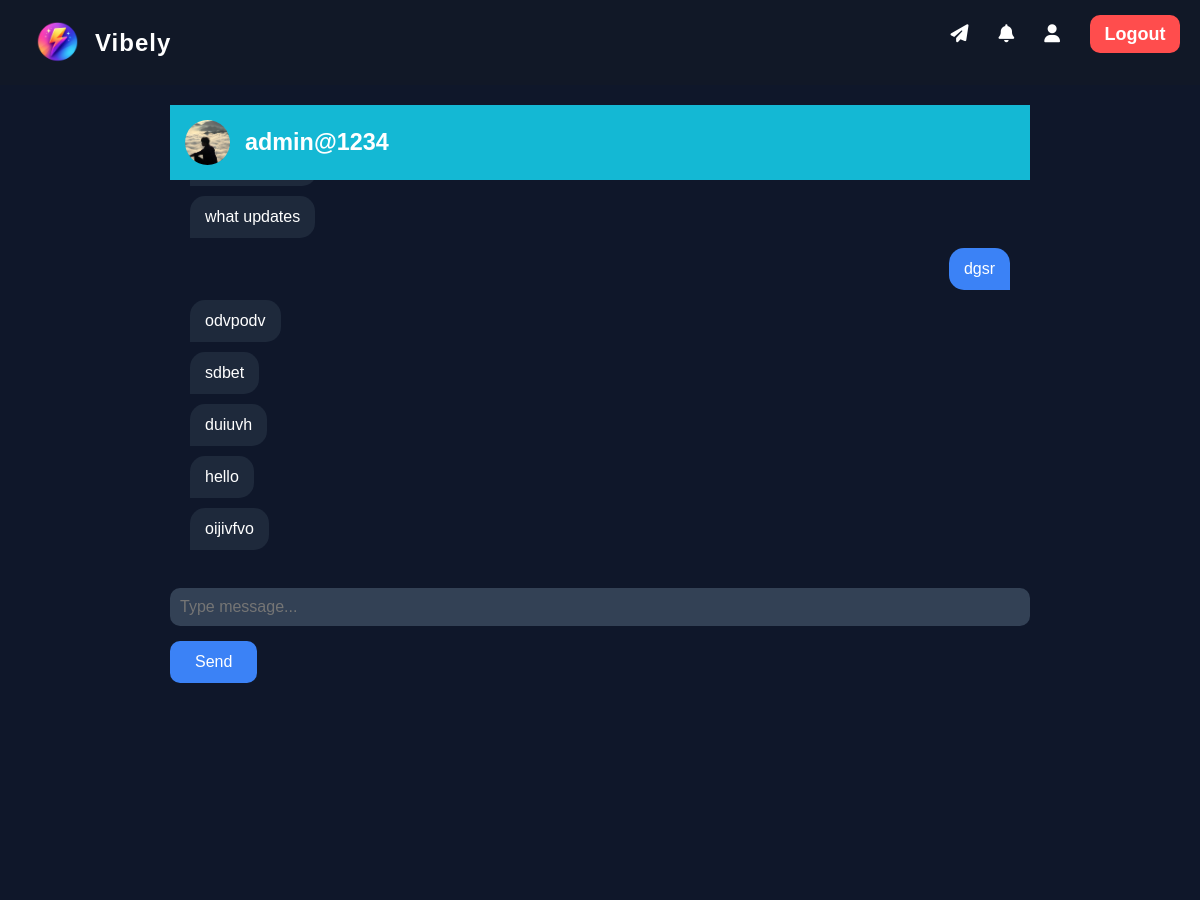
The page /chat/admin@1234/ (signed in, upper part) on the database as committed earlier.
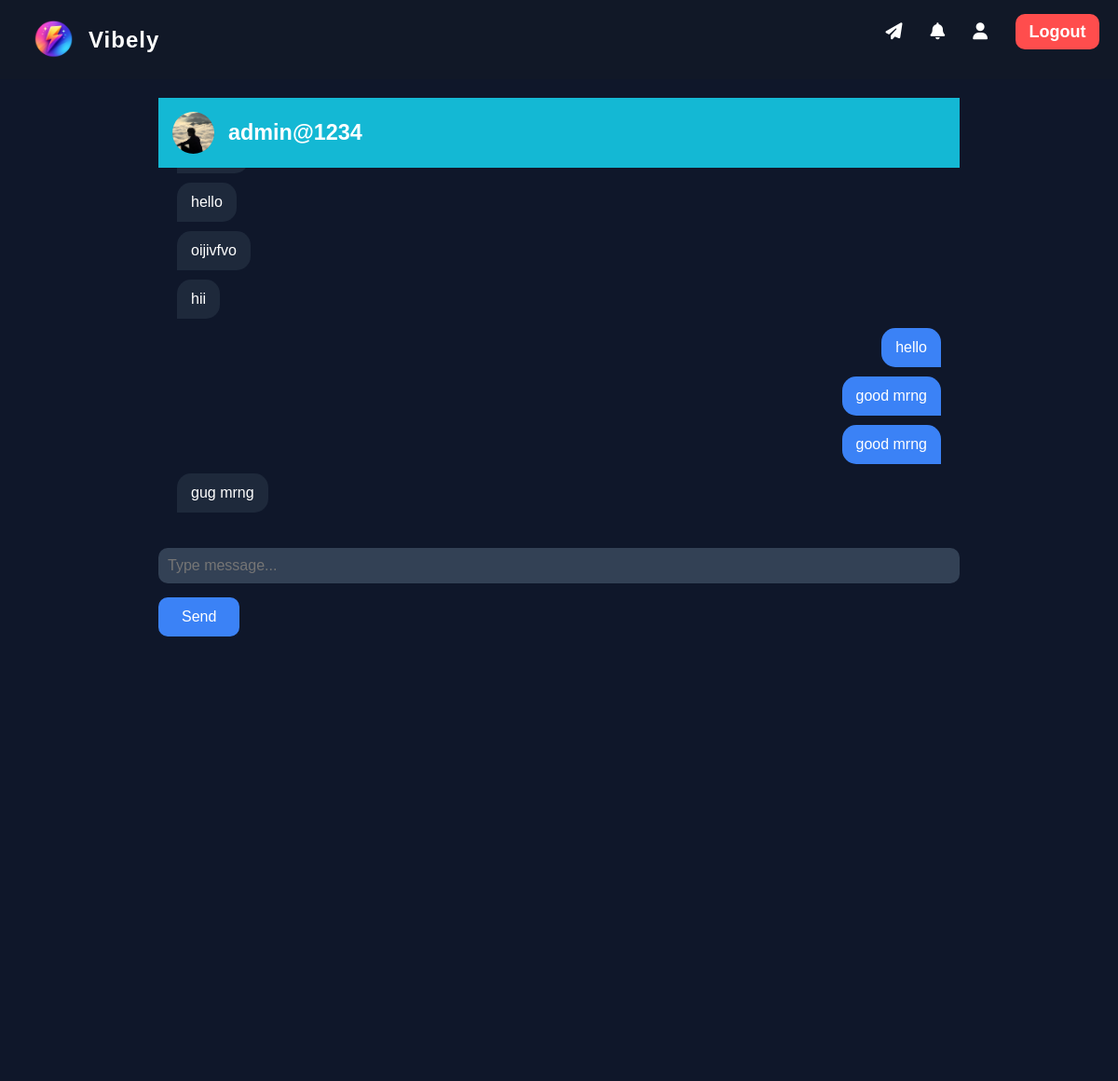
The same page on the database as committed later.
### posts/models.py (models this page shows, shortened)
class ChatMessage(models.Model):
    sender = models.ForeignKey(
        User,
        on_delete=models.CASCADE,
        related_name='sent_messages'
    )
    receiver = models.ForeignKey(
        User,
        on_delete=models.CASCADE,
        related_name='received_messages'
    )
    message = models.TextField()
    timestamp = models.DateTimeField(
        auto_now_add=True
    )
    is_seen = models.BooleanField(
        default=False
    )
    from django.contrib.auth.models import User

### posts/views.py (the view)
@login_required
def chat_room(request, username):
    other_user = User.objects.get(
        username=username
    )
    room_name = (
        f"chat_"
        f"{min(request.user.id, other_user.id)}_"
        f"{max(request.user.id, other_user.id)}"
    )
    messages = ChatMessage.objects.filter(
        sender__in=[request.user, other_user],
        receiver__in=[request.user, other_user]
    ).order_by(
        "timestamp"
    )
    print("MESSAGES COUNT =", messages.count())
    return render(
    request,
    'posts/chat_room.html',
    {
        'room_name': room_name,
        'other_user': other_user,
        'chat_messages': messages,
    }
    )

### templates/posts/chat_room.html (shortened to what this page needs)
{% extends 'base.html' %}
{% block content %}
<div class="chat-header">
    <img
        src="{{ other_user.profile.profile_picture.url }}"
        class="chat-header-pic">
    <h3>{{ other_user.username }}</h3>
</div>
<div id="chat-box">
    {% for msg in chat_messages %}
    {% if msg.sender == request.user %}
        <div class="my-message">
            {{ msg.message }}
        </div>
    {% else %}
        <div class="other-message">
            {{ msg.message }}
        </div>
    {% endif %}
{% endfor %}
</div>
<input
    id="message-input"
    placeholder="Type message...">
<button id="send-btn">
    Send
</button>
{% endblock %}

Rows that differ between the two databases and show on the page:
no longer on this page (row unchanged): ChatMessage: message "what updates"
no longer on this page (row unchanged): ChatMessage: message "dgsr"
no longer on this page (row unchanged): ChatMessage: message "odvpodv"
no longer on this page (row unchanged): ChatMessage: message "sdbet"
no longer on this page (row unchanged): ChatMessage: message "duiuvh"
added ChatMessage: message "hii"
added ChatMessage: message "hello"
added ChatMessage: message "good mrng"
added ChatMessage: message "good mrng"
added ChatMessage: message "gug mrng"
